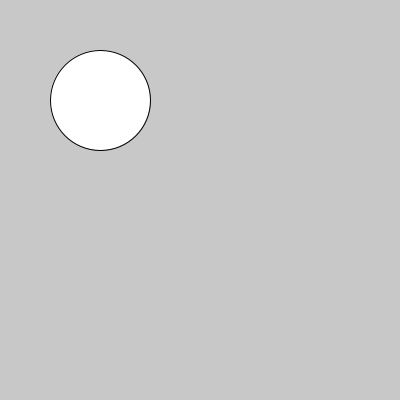
Frame 1 (no input)
Frame 60 (the mouse pressed at the canvas centre just before this capture): identical to frame 1, image omitted
Frame 120 (the mouse held since frame 60 and released just before this capture): identical to frame 1, image omitted

The Processing sketch that drew this single still picture (run headless with seeded random() and noise(); from frame 60 on, the mouse is pressed at the canvas centre):

// Processing sketch: funcion_boton_1
// ── funcion_boton_1.pde
boolean mostrar = false;

void setup() {
  size(400, 400);
}

void draw() {
  background(200);
  boton();
}

// ── funciones.pde
void boton(){
  if (dist(mouseX, mouseY, 100, 100) < 50) {
    if (mousePressed) {
      fill(255, 255, 0);
      mostrar=true;
    } else {
      fill(255, 0, 0);
      mostrar=false;
    }
  } else {
    fill(255);
  }
  ellipse(100, 100, 100, 100);
  
  mostrarAlgo();
}

void mostrarAlgo(){
  if(mostrar==true){
    rect(300,300,50,50);
  }
}
